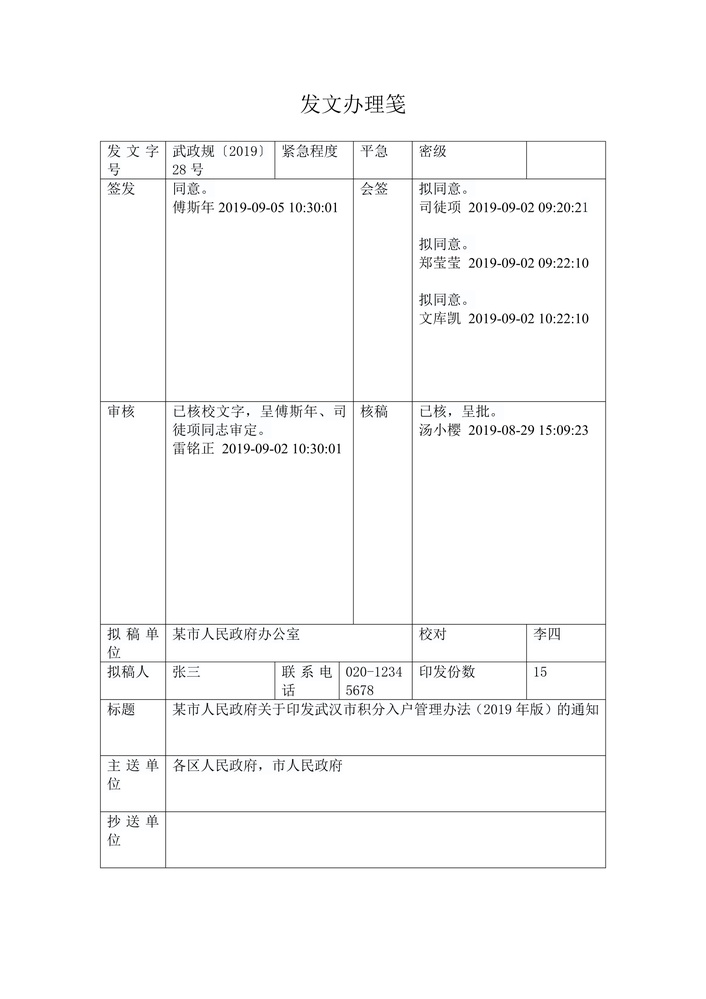
#> input picture plugin/fw.jpg, 706 x 999 px, shrunk from 3307 x 4677 before the run
$ python splitable.py
#> lines starting #> are read from the running program, lines starting #| are printed output that depends on the picture; after the words box and inside, x2 and y2 are one past the last pixel; in counts of white or black regions, pixels touching at a corner belong together
from cv2 import cv2
import numpy as np
from PIL import Image
import pytesseract
import random

'''
    调整腐蚀卷积核以控制识别直线的长短，避免文本没有被过滤
'''

image = cv2.imread('fw.jpg', 1)
#> image is the input picture: shape (999, 706, 3); mean B, G, R 250.2, 250.1, 250
# 灰度图片
gray = cv2.cvtColor(image, cv2.COLOR_BGR2GRAY)
# 二值化
binary = cv2.adaptiveThreshold(
    ~gray, 255, cv2.ADAPTIVE_THRESH_GAUSSIAN_C, cv2.THRESH_BINARY, 35, -5)
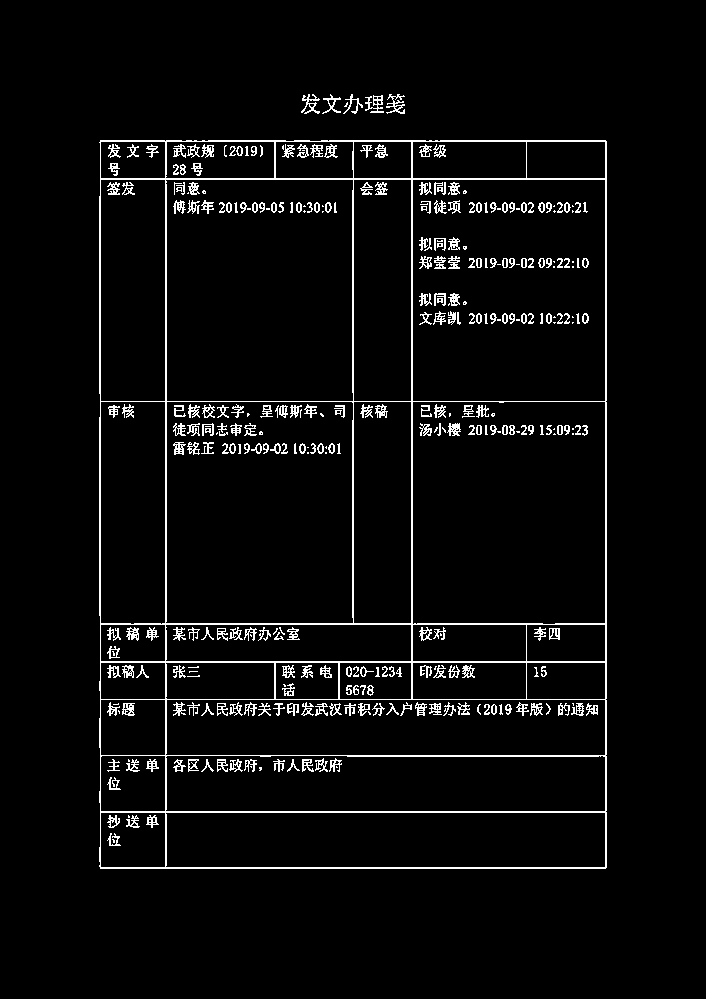
#> binary: shape (999, 706); 4.3% white in thin lines or dots, all inside (x1, y1, x2, y2) = (99, 94, 607, 869)
# cv2.imshow("Threshold", binary)  # 展示图片
cv2.waitKey(0)

rows, cols = binary.shape
#> rows = 999; cols = 706
scale = 60
# 识别横线
kernel = cv2.getStructuringElement(cv2.MORPH_RECT, (cols//scale, 1))
eroded = cv2.erode(binary, kernel, iterations=1)
#> eroded: shape (999, 706); 1.1% white in thin lines or dots, all inside (x1, y1, x2, y2) = (105, 98, 602, 869)
# cv2.imshow("Eroded Image", eroded)
dilatedcol = cv2.dilate(eroded, kernel, iterations=1)
#> dilatedcol: shape (999, 706); 1.3% white in thin lines or dots, all inside (x1, y1, x2, y2) = (100, 98, 607, 869)
cv2.imwrite("tmp_split/hor.jpg", dilatedcol)
cv2.waitKey(0)

# 识别竖线
scale = 30
kernel = cv2.getStructuringElement(cv2.MORPH_RECT, (1, rows//scale))
#> kernel = 33 values from 1 to 1
eroded = cv2.erode(binary, kernel, iterations=1)
#> eroded: shape (999, 706); 0.77% white in thin lines or dots, all inside (x1, y1, x2, y2) = (99, 156, 607, 853)
dilatedrow = cv2.dilate(eroded, kernel, iterations=1)
#> dilatedrow: shape (999, 706); 0.9% white in thin lines or dots, all inside (x1, y1, x2, y2) = (99, 140, 607, 869)
# cv2.imshow("ver", dilatedrow)
cv2.imwrite("tmp_split/ver.jpg", dilatedrow)
cv2.waitKey(0)

# 标识交点
bitwiseAnd = cv2.bitwise_and(dilatedcol, dilatedrow)
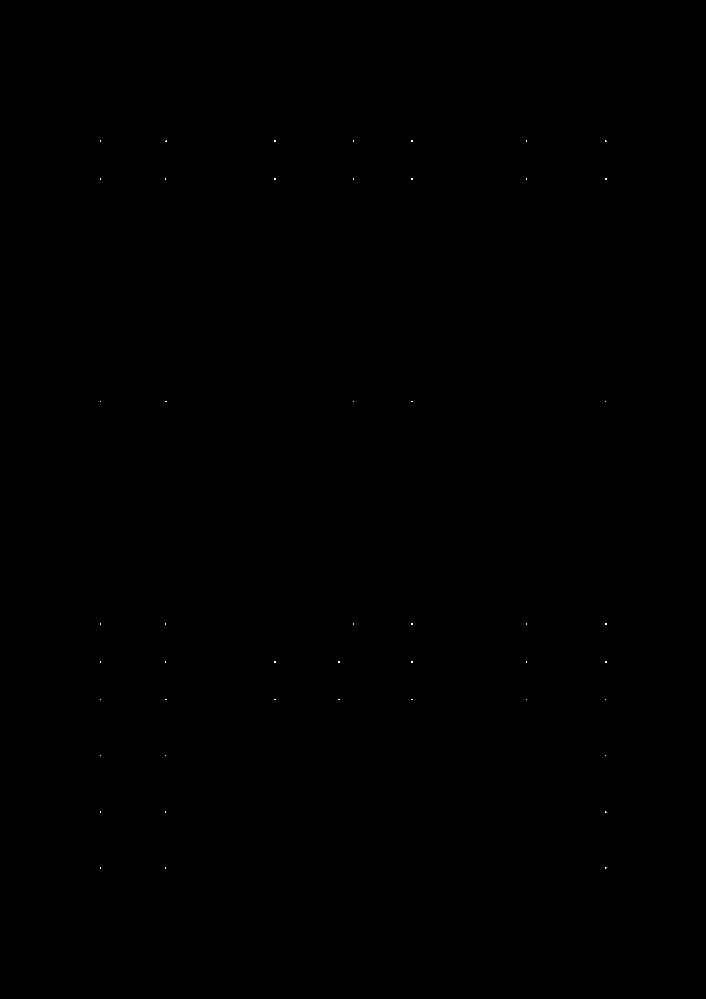
#> bitwiseAnd: shape (999, 706); 0.02% white in thin lines or dots, all inside (x1, y1, x2, y2) = (100, 140, 607, 869)
# cv2.imwrite("tmp_split_ver.jpg", dilatedcol)
cv2.imwrite("tmp_split/cors.jpg", bitwiseAnd)
cv2.waitKey(0)
# cv2.imwrite("my.png",bitwiseAnd) #将二值像素点生成图片保存

# 标识表格
merge = cv2.add(dilatedcol, dilatedrow)
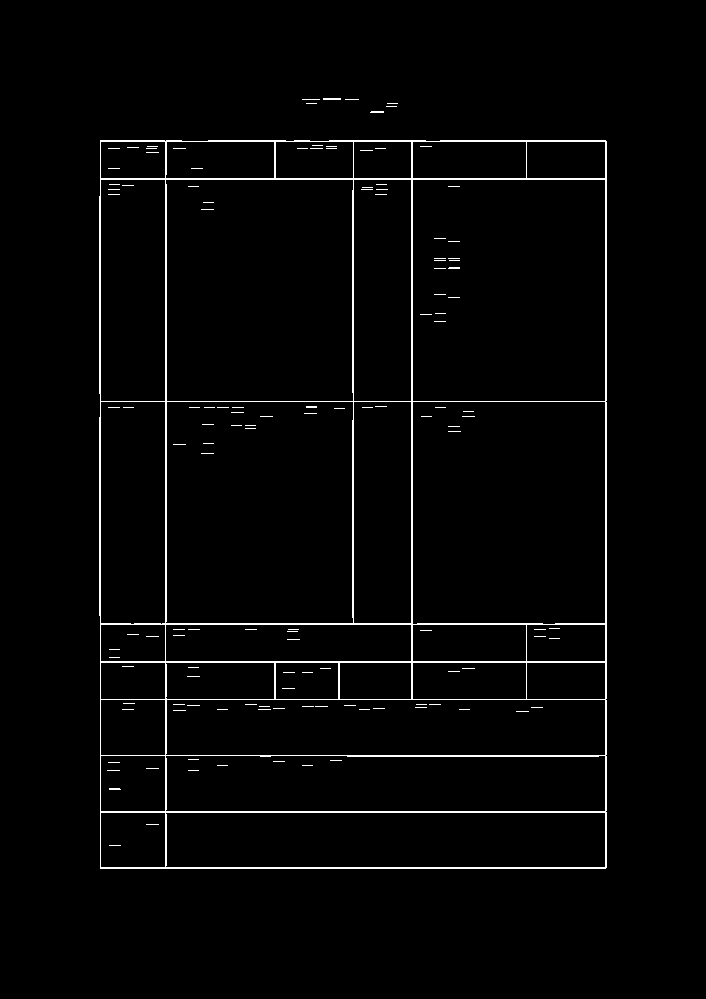
#> merge: shape (999, 706); 2.2% white in thin lines or dots, all inside (x1, y1, x2, y2) = (99, 98, 607, 869)
# cv2.imshow("table", merge)
cv2.imwrite('tmp_split/table.jpg', merge)
cv2.waitKey(0)


# 两张图片进行减法运算，去掉表格框线
merge2 = cv2.subtract(binary, merge)
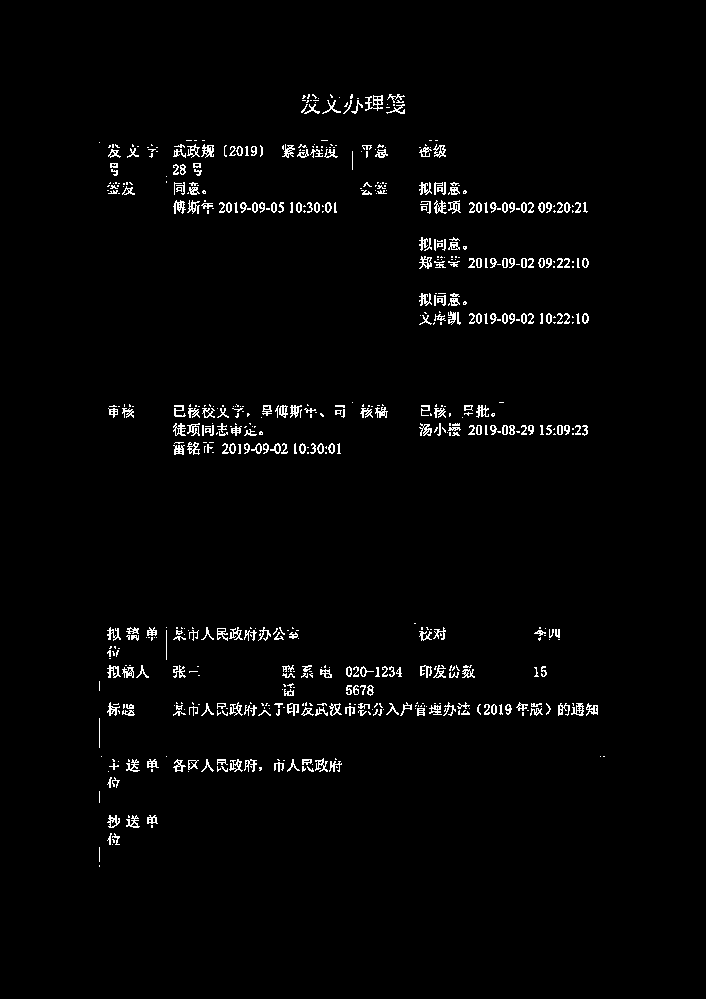
#> merge2: shape (999, 706); 2.1% white in thin lines or dots, all inside (x1, y1, x2, y2) = (99, 94, 605, 867)
# cv2.imshow("reove table", merge2)
cv2.imwrite('tmp_split/table2.jpg', merge2)
cv2.waitKey(0)

# 去垂直线后图片
ret, binary = cv2.threshold(
    merge2, 0, 255, cv2.THRESH_BINARY_INV | cv2.THRESH_OTSU)
#> ret = 0
# cv2.imshow("target", binary)
cv2.imwrite('tmp_split/finally.jpg', binary)
cv2.waitKey(0)

# 识别黑白图中的白色交叉点，将横纵坐标取出
ys, xs = np.where(bitwiseAnd > 0)
#> ys = 113 values from 140 to 868; xs = 113 values, max 606 at index 19, min 100 at index 0, mean 356.7

mylisty = []  # 纵坐标
mylistx = []  # 横坐标

# 通过排序，获取跳变的x和y的值，说明是交点，否则交点会有好多像素值值相近，我只取相近值的最后一点
# 这个10的跳变不是固定的，根据不同的图片会有微调，基本上为单元格表格的高度（y坐标跳变）和长度（x坐标跳变）
i = 0
myxs = np.sort(xs)
#> myxs = 113 values from 100 to 606
for i in range(len(myxs)-1):
    if(myxs[i+1]-myxs[i] > 10):
        mylistx.append(myxs[i])
    i = i+1
#> this loop made 112 passes
#> after the loop, mylistx = [100, 166, 275, 339, 353, 412, 526]
mylistx.append(myxs[i])  # 要将最后一个点加入


i = 0
myys = np.sort(ys)
#> myys = 113 values from 140 to 868
# print(np.sort(ys))
for i in range(len(myys)-1):
    if(myys[i+1]-myys[i] > 10):
        mylisty.append(myys[i])
    i = i+1
#> after the loop, mylisty = [141, 179, 401, 624, 662, 699, 755, 812]
mylisty.append(myys[i])  # 要将最后一个点加入

print('mylisty', mylisty)
#| mylisty [141, 179, 401, 624, 662, 699, 755, 812, 868]
print('mylistx', mylistx)
#| mylistx [100, 166, 275, 339, 353, 412, 526, 606]


# 循环y坐标，x坐标分割表格
for i in range(len(mylisty)-1):
    for j in range(len(mylistx)-1):
        # 在分割时，第一个参数为y坐标，第二个参数为x坐标
        ROI = image[mylisty[i]+3:mylisty[i+1]-3,
                    mylistx[j]+3:mylistx[j+1]-3]  # 减去3的原因是由于我缩小ROI范围
        # cv2.imshow("分割后子图片展示：", ROI)
        cv2.waitKey(0)
        # special_char_list = '`~!@#$%^&*()-_=+[]{}|\\;:‘’，。《》/？ˇ'
        # pytesseract.pytesseract.tesseract_cmd = 'E:/Tesseract-OCR/tesseract.exe'
        # text1 = pytesseract.image_to_string(ROI)  # 读取文字，此为默认英文
        cv2.imwrite('tmp/' +
                    str(i) + '_' + str(j) + '.jpg', ROI)
        # [5 lines of commented-out code are left out]
        j = j+1
    i = i+1
#> this loop made 8 passes
#> pass 1, `cv2.imwrite('tmp/' + str(i) + '_' + str(j) + '.jpg', ROI)`:
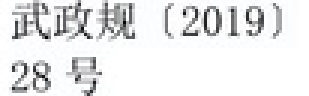
#> saved as 0_1.jpg: shape (32, 103, 3) (shown 3 times larger); mean B, G, R 233.3, 232.6, 232.2
#> pass 1, `cv2.imwrite('tmp/' + str(i) + '_' + str(j) + '.jpg', ROI)`:
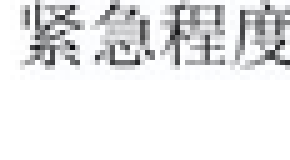
#> saved as 0_2.jpg: shape (32, 58, 3) (shown 5 times larger); mean B, G, R 233, 232.2, 231.9
#> pass 1, `cv2.imwrite('tmp/' + str(i) + '_' + str(j) + '.jpg', ROI)`:
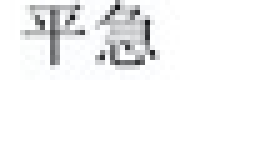
#> saved as 0_4.jpg: shape (32, 53, 3) (shown 5 times larger); mean B, G, R 245.6, 245.3, 245
#> after the loop, j = 7

$ run again, with plugin/1230.jpg copied over plugin/fw.jpg
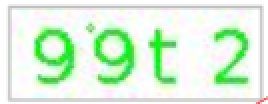
#> input picture plugin/1230.jpg, 134 x 52 px (shown 2 times larger)
#> image is the input picture: shape (52, 134, 3); mean B, G, R 218.5, 243.7, 218.9
#> `binary = cv2.adaptiveThreshold( ~gray, 255, cv2.ADAPTIVE_THRESH_GAUSSI..`:
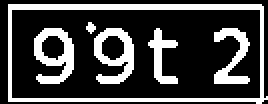
#> binary: shape (52, 134) (shown 2 times larger); 26.5% white; 6 white regions (1 under 20 px), largest, box (x1, y1, x2, y2) and area: (4, 2, 134, 52) 821, (17, 14, 37, 42) 304, (47, 14, 67, 42) 296, (107, 14, 125, 42) 234, (74, 14, 89, 42) 175
#> eroded: shape (52, 134); 23% white; 6 white regions (1 under 20 px), largest, box (x1, y1, x2, y2) and area: (5, 2, 134, 52) 726, (18, 14, 37, 42) 261, (48, 14, 67, 42) 253, (108, 14, 125, 42) 203, (75, 14, 89, 42) 147
#> dilatedcol: shape (52, 134); 26.5% white; 6 white regions (1 under 20 px), largest, box (x1, y1, x2, y2) and area: (5, 2, 134, 52) 819, (18, 14, 38, 42) 304, (48, 14, 68, 42) 296, (108, 14, 126, 42) 234, (75, 14, 90, 42) 175
#> `merge = cv2.add(dilatedcol, dilatedrow)`:
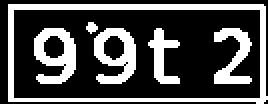
#> merge: shape (52, 134) (shown 2 times larger); 30% white; 6 white regions, box (x1, y1, x2, y2) and area: (4, 2, 134, 52) 914, (17, 14, 38, 42) 347, (47, 14, 68, 42) 339, (107, 14, 126, 42) 265, (74, 14, 90, 42) 203, (43, 11, 49, 17) 24
#> merge2: shape (52, 134); every value is 0
#> ret = 0
#> ys = 1603 values from 2 to 51; xs = 1603 values, max 133 at index 1473, min 5 at index 0, mean 66.99
#> myxs = 1603 values from 5 to 133
#> after the loop `for i in range(len(myxs)-1):`: mylistx = []
#> myys = 1603 values from 2 to 51
#> after the loop `for i in range(len(myys)-1):`: mylisty = []
#| mylisty [51]
#| mylistx [133]

$ run again, with plugin/310.jpg copied over plugin/fw.jpg
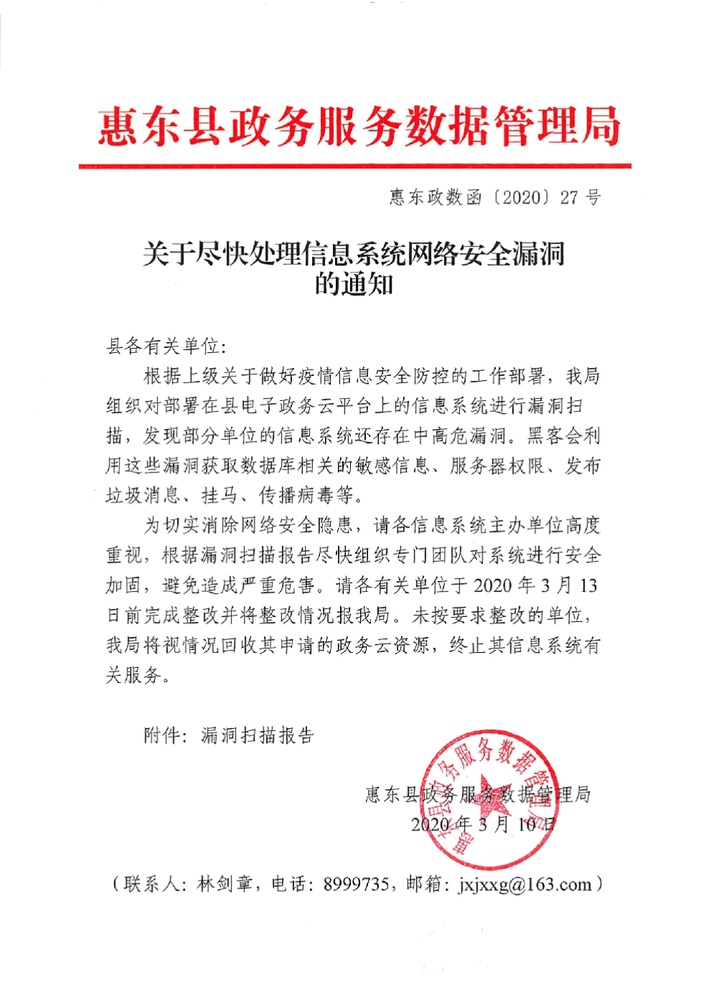
#> input picture plugin/310.jpg, 706 x 1000 px, shrunk from 986 x 1397 before the run
#> image is the input picture: shape (1000, 706, 3); mean B, G, R 242.7, 242.5, 246.1
#> `binary = cv2.adaptiveThreshold( ~gray, 255, cv2.ADAPTIVE_THRESH_GAUSSI..`:
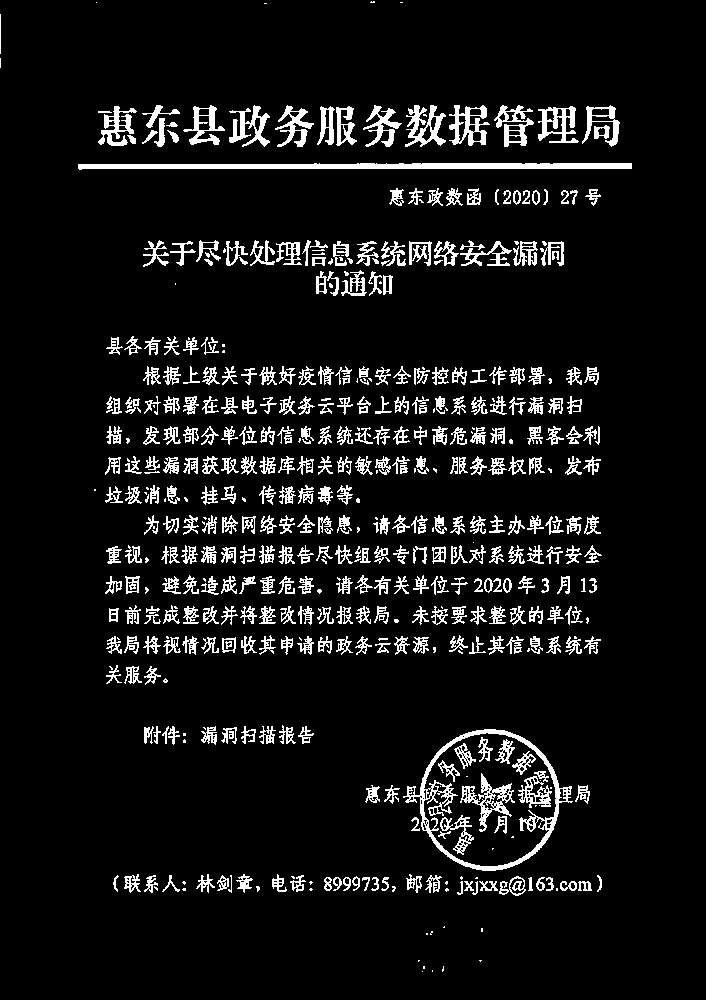
#> binary: shape (1000, 706); 8% white in thin lines or dots, all inside (x1, y1, x2, y2) = (0, 1, 632, 972)
#> dilatedcol: shape (1000, 706); 1.6% white; 418 white regions (302 under 20 px), largest, box (x1, y1, x2, y2) and area: (78, 163, 632, 169) 2976, (457, 862, 522, 871) 273, (460, 729, 523, 738) 251
#> dilatedrow: shape (1000, 706); 0.12% white; 10 white regions, largest, box (x1, y1, x2, y2) and area: (455, 105, 459, 145) 156, (337, 107, 341, 146) 153, (329, 106, 333, 145) 152
#> bitwiseAnd: shape (1000, 706); 0.01% white in thin lines or dots, all inside (x1, y1, x2, y2) = (116, 108, 588, 819)
#> merge: shape (1000, 706); 1.7% white; 405 white regions (293 under 20 px), largest, box (x1, y1, x2, y2) and area: (78, 163, 632, 169) 2976, (538, 108, 579, 143) 308, (457, 862, 522, 871) 273
#> merge2: shape (1000, 706); 6.4% white in thin lines or dots, all inside (x1, y1, x2, y2) = (0, 1, 620, 972)
#> ret = 0
#> ys = 70 values from 108 to 818; xs = 70 values, max 587 at index 8, min 116 at index 18, mean 432.9
#> myxs = 70 values from 116 to 587
#> the loop `for i in range(len(myxs)-1):` made 69 passes
#> after the loop `for i in range(len(myxs)-1):`: mylistx = [116, 340, 422, 458, 565]
#> myys = 70 values from 108 to 818
#> the loop `for i in range(len(myys)-1):` made 69 passes
#> after the loop `for i in range(len(myys)-1):`: mylisty = [142, 801]
#| mylisty [142, 801, 818]
#| mylistx [116, 340, 422, 458, 565, 587]
#> the loop `for i in range(len(mylisty)-1):` made 2 passes
#> i on passes 1 to 2: 1, 2
#> pass 1, `cv2.imwrite('tmp/' + str(i) + '_' + str(j) + '.jpg', ROI)`:
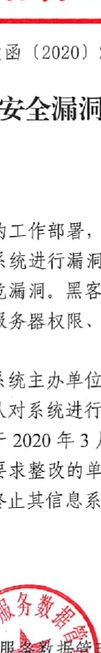
#> saved as 0_3.jpg: shape (653, 101, 3); mean B, G, R 233.5, 233.1, 238.1
#> after the loop `for i in range(len(mylisty)-1):`: j = 5
